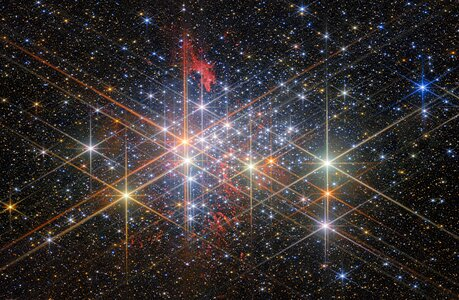
#> input picture images/sky.jpg, 459 x 300 px
$ jupyter execute OpenCV_Tutorial.ipynb
#> lines starting #> are read from the running program, lines starting #| are printed output that depends on the picture
# OpenCV
### Explore the documentation for more details
1. It reads the image in the  BGR formate, first it reads the blue then green and then followed by red.
2. For reading correct image, we needed to modify the image, cv2.cvtColor(img, cv2.COLOR_BGR2RGB)
3. If we are not converting the abover convertion, then all red will become blue and viceversa

[cell 1]
import cv2 as cv
print(cv.__version__)

[cell 2]
import numpy as np
import matplotlib.pyplot as plt
import cv2 as cv


img = cv.imread('images/sky.jpg') #this will not show the real image.
#> img is the input picture: shape (300, 459, 3); mean B, G, R 50.3, 50.2, 56.2
#print(img)
plt.imshow(img)
plt.axis("off")

[cell 3]
actual_image = cv.cvtColor(img, cv.COLOR_BGR2RGB)
plt.imshow(actual_image)
plt.axis("off")

[cell 4]
random_image = np.eye(3,3)
plt.imshow(random_image)
plt.axis("off")
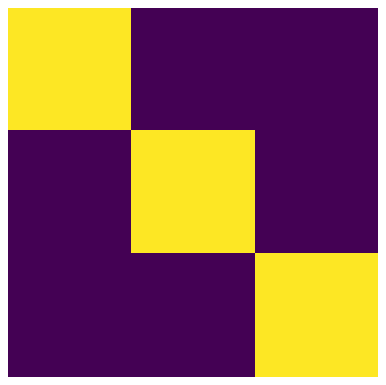
#> figure drawn by matplotlib, 1 panel
